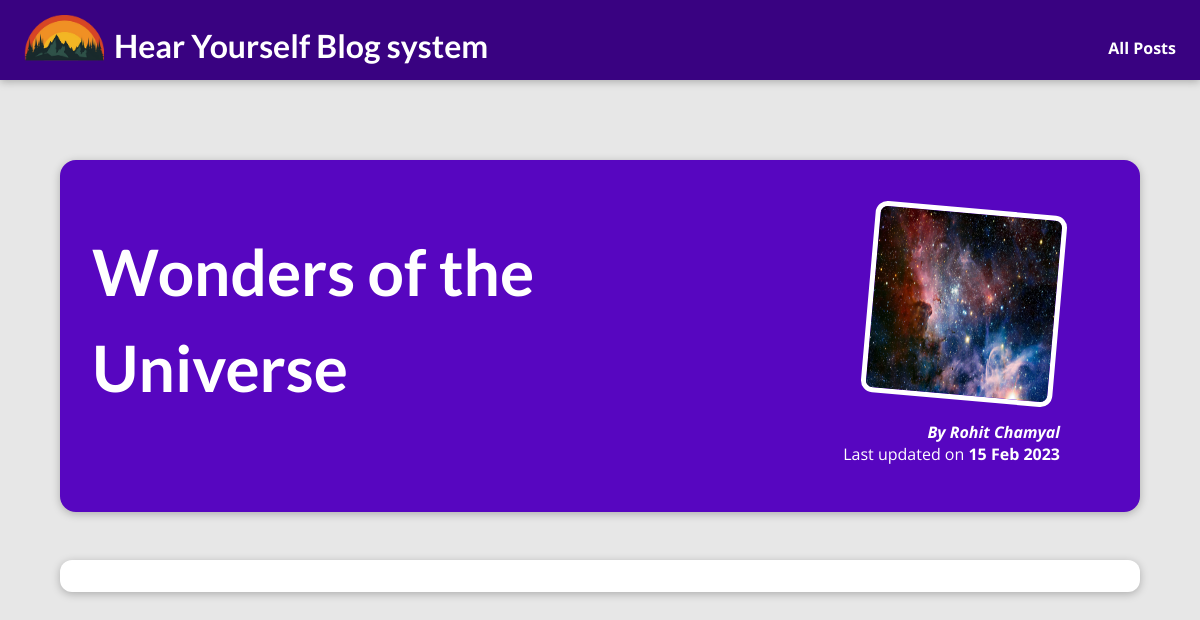
/posts/galaxy, run on the app's committed database.
### blog/models.py (models this page shows, shortened)
class addPost(models.Model):
    slug = models.CharField(max_length=30, null=True)
    image = models.CharField(max_length=15, null=True)
    author = models.CharField(max_length=15, null=True)
    date = models.DateField(("Date"), default=date.today)
    title =models.CharField(max_length=50, null=True)
    shortContent = models.TextField(null=True)
    content = tinymce_models.HTMLField()

### blog/views.py (the view)
# urls.py: path("posts/<slug:slug>", views.post_detail,  name="post-detail-page"),
def post_detail(request,slug):
    getPost= addPost.objects.get(slug = slug)
    return render(request,"blog/post-detail.html", {
        "post": getPost
    })

### blog/templates/blog/post-detail.html (shortened to what this page needs)
{% extends "base.html" %} {% load static %}  {% block css_files %}
<link rel="stylesheet" href="{% static 'blog/post-detail.css' %}" />
{% endblock %} {% block content %}
<section id="summary">
  <h2>{{ post.title }}</h2>
  <article>
    <img
      src="{% static 'blog/images/' %}{{post.image}}"
      alt="{{ post.title }}"
    />
    <address>By {{ post.author }}</address>
    <div>Last updated on <time> {{ post.date | date:"d M Y" }}</time></div>
  </article>
</section>
<main>{{ post.content|safe }}</main>
{% endblock %}

### static/app.css (style rules this page uses)
* { box-sizing: border-box; }
html { font-family: 'Open Sans', 'Lato', sans-serif; }
body { margin: 0; }
body { background-color: #e7e7e7; }
h1, h2, h3 { font-family: 'Lato', sans-serif; font-weight: bold; }

### blog/static/blog/post-detail.css (style rules this page uses)
body { background-color: #e7e7e7; }
#summary { margin: 10rem auto 3rem auto; padding: 2rem; width: 90%; max-width: 90rem; border-radius: 16px; background-color: #5706c0; position: relative; box-shadow: 0 2px 8px rgba(0, 0, 0, 0.25); height: 22rem; }
#summary h2 { color: white; margin: 2rem auto 0 auto; font-size: 4.0rem; line-height: 1.5em; float: left; width: 50%; }
#summary article { position: absolute; top: 2rem; right: 3rem; padding: 1rem 2rem; border-radius: 12px; text-align: right; color: white; }
#summary article img { width: 12rem; height: 12rem; border-radius: 12px; transform: rotateZ(5deg); border: 5px solid white; margin-bottom: 1rem; }
#summary address { font-weight: bold; }
#summary time { font-weight: bold; }
main { width: 90%; max-width: 90rem; margin: 3rem auto; background-color: white; padding: 1rem; border-radius: 12px; box-shadow: 0 2px 8px rgba(0, 0, 0, 0.25); font-size: 1.1rem; }

### data on the page
addPost: title "Wonders of the Universe", image (picture), author "Rohit Chamyal", date "15 Feb 2023"
